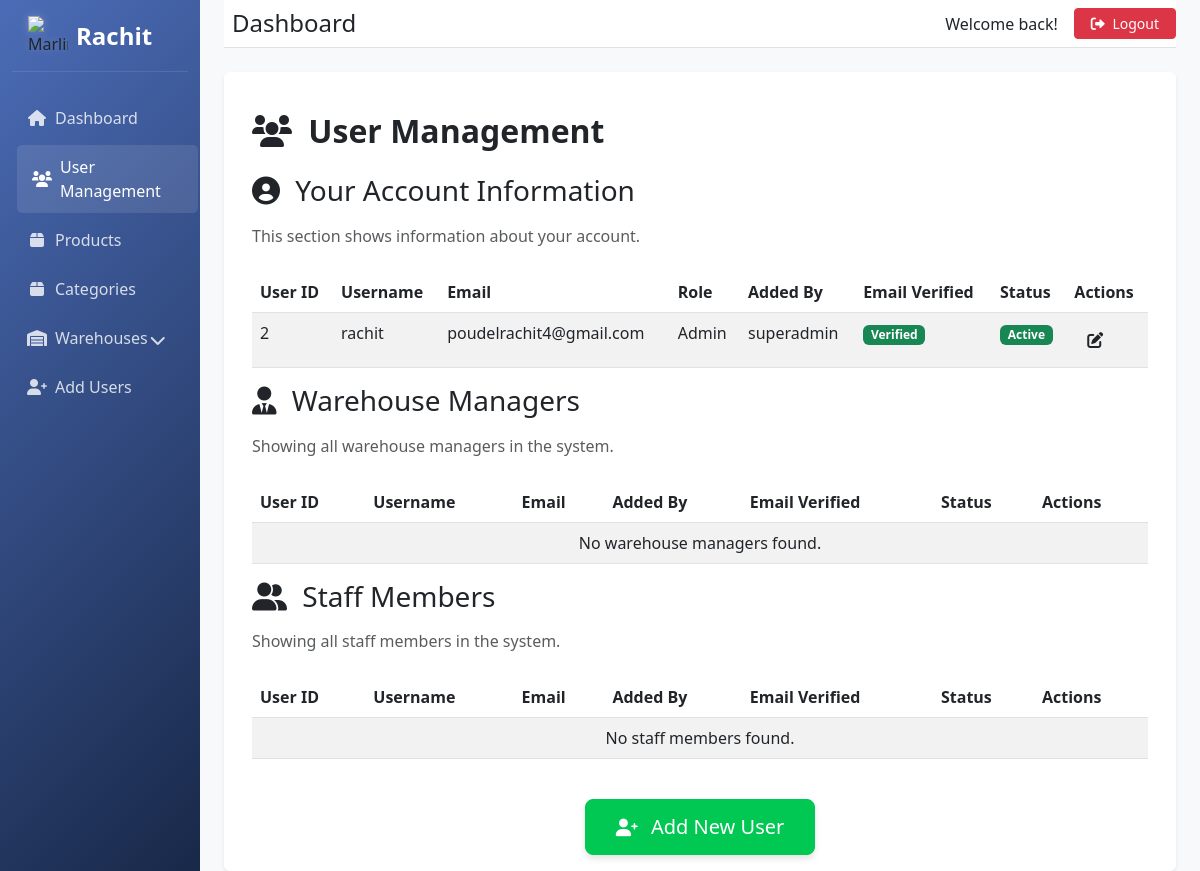
The app's page /user_statistics/ (signed in), older data.
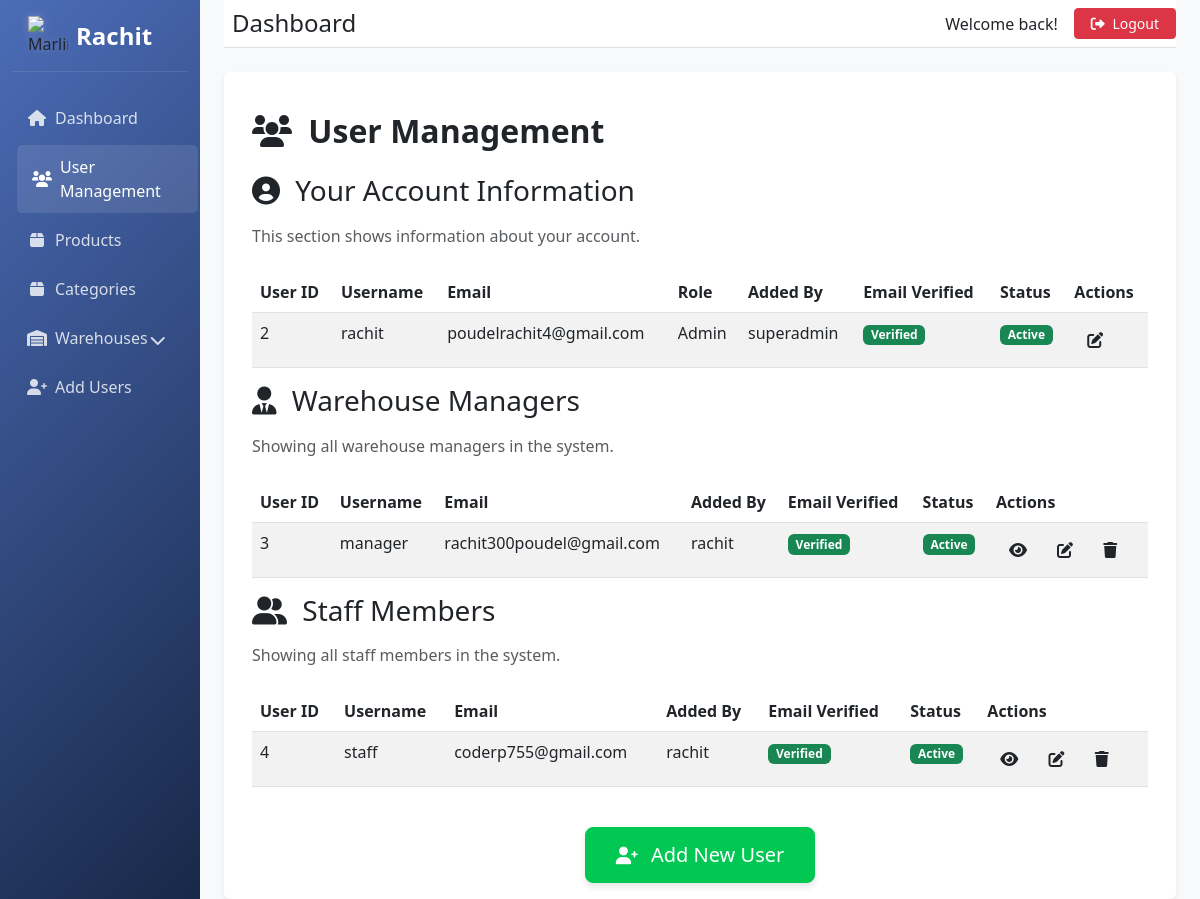
The same page, newer data.
### user/models.py (models this page shows, shortened)
class CustomUser(AbstractUser):
    ROLE_CHOICES = [
        ('super_admin', 'Super Admin'),
        ('admin', 'Admin'),
        ('warehouse_manager', 'Warehouse Manager'),
        ('staff', 'Staff'),
        ('customer', 'Customer'),
    ]
    role = models.CharField(max_length=20, choices=ROLE_CHOICES, default='customer')
    email = models.EmailField(unique=True, blank=False, null=False)
    is_email_verified = models.BooleanField(default=False)
    verification_token = models.CharField(max_length=100, blank=True, null=True)
    warehouse = models.ForeignKey(Warehouse, on_delete=models.SET_NULL, null=True, blank=True, related_name='employees')
    is_approved = models.BooleanField(default=False)
    is_verified = models.BooleanField(default=False)
    is_staff = models.BooleanField(default=False)
    created_by = models.ForeignKey('self', on_delete=models.SET_NULL, null=True, blank=True, related_name='created_users')
    reset_password_token = models.CharField(max_length=32, null=True, blank=True)
    reset_password_expires = models.DateTimeField(null=True, blank=True)

### user/views.py (the view)
# urls.py: path('user_statistics/', views.user_statistics, name='user_statistics'),  # User statistics (Admin)
@login_required
def user_statistics(request):
    if request.user.role != 'admin':
        return HttpResponseForbidden("You are not authorized to view this page")
    users = CustomUser.objects.select_related('created_by').all().order_by('role')
    users_created_by_me = CustomUser.objects.filter(created_by=request.user).select_related('created_by')
    warehouse_managers = CustomUser.objects.filter(role='warehouse_manager').select_related('created_by')
    staff_members = CustomUser.objects.filter(role='staff').select_related('created_by')
    context = {
        'users': users,
        'users_created_by_me': users_created_by_me,
        'warehouse_managers': warehouse_managers,
        'staff_members': staff_members,
    }
    return render(request, 'user_statistics.html', context)

### templates/user_statistics.html (shortened to what the changed rows need)
{% extends 'base_dashboard.html' %}
{% block content %}
<div class="container mt-4">
    <h2 class="mb-4 text-purple fw-bold"><i class="fas fa-users me-2"></i> User Management</h2>
    <div class="section-card">
        <div class="table-responsive">
            <table class="table table-striped">
                <thead>
                    <tr>
                        <th>User ID</th>
                        <th>Username</th>
                        <th>Email</th>
                        <th>Role</th>
                        <th>Added By</th>
                        <th>Email Verified</th>
                        <th>Status</th>
                        <th>Actions</th>
                    </tr>
                </thead>
            </table>
        </div>
    </div>
    <div class="section-card">
        <div class="table-responsive">
            <table class="table table-striped">
                <thead>
                    <tr>
                        <th>User ID</th>
                        <th>Username</th>
                        <th>Email</th>
                        <th>Added By</th>
                        <th>Email Verified</th>
                        <th>Status</th>
                        <th>Actions</th>
                    </tr>
                </thead>
                <tbody>
                    {% for manager in warehouse_managers %}
                    <tr>
                        <td>{{ manager.id }}</td>
                        <td>{{ manager.username }}</td>
                        <td>{{ manager.email }}</td>
                        <td>
                            {% if manager.created_by %}
                                {{ manager.created_by.username }}
                            {% else %}
                                -
                            {% endif %}
                        </td>
                        <td>
                            {% if manager.is_email_verified %}
                                <span class="badge bg-success">Verified</span>
                            {% else %}
                                <span class="badge bg-warning">Not Verified</span>
                            {% endif %}
                        </td>
                        <td>
                            {% if manager.is_active %}
                                <span class="badge bg-success">Active</span>
                            {% else %}
                                <span class="badge bg-danger">Inactive</span>
                            {% endif %}
                        </td>
                        <td>
                            <a href="#" class="btn btn-action btn-view">
                                <i class="fas fa-eye"></i>
                            </a>
                            <a href="#" class="btn btn-action btn-edit">
                                <i class="fas fa-edit"></i>
                            </a>
                            <a href="#" class="btn btn-action btn-delete">
                                <i class="fas fa-trash"></i>
                            </a>
                        </td>
                    </tr>
                    {% empty %}
                    <tr>
                        <td colspan="7" class="text-center">No warehouse managers found.</td>
                    </tr>
                    {% endfor %}
                </tbody>
            </table>
        </div>
    </div>
    <div class="section-card">
        <div class="table-responsive">
            <table class="table table-striped">
                <thead>
                    <tr>
                        <th>User ID</th>
                        <th>Username</th>
                        <th>Email</th>
                        <th>Added By</th>
                        <th>Email Verified</th>
                        <th>Status</th>
                        <th>Actions</th>
                    </tr>
                </thead>
                <tbody>
                    {% for staff in staff_members %}
                    <tr>
                        <td>{{ staff.id }}</td>
                        <td>{{ staff.username }}</td>
                        <td>{{ staff.email }}</td>
                        <td>
                            {% if staff.created_by %}
                                {{ staff.created_by.username }}
                            {% else %}
                                -
                            {% endif %}
                        </td>
                        <td>
                            {% if staff.is_email_verified %}
                                <span class="badge bg-success">Verified</span>
                            {% else %}
                                <span class="badge bg-warning">Not Verified</span>
                            {% endif %}
                        </td>
                        <td>
                            {% if staff.is_active %}
                                <span class="badge bg-success">Active</span>
                            {% else %}
                                <span class="badge bg-danger">Inactive</span>
                            {% endif %}
                        </td>
                        <td>
                            <a href="#" class="btn btn-action btn-view">
                                <i class="fas fa-eye"></i>
                            </a>
                            <a href="#" class="btn btn-action btn-edit">
                                <i class="fas fa-edit"></i>
                            </a>
                            <a href="#" class="btn btn-action btn-delete">
                                <i class="fas fa-trash"></i>
                            </a>
                        </td>
                    </tr>
                    {% empty %}
                    <tr>
                        <td colspan="7" class="text-center">No staff members found.</td>
                    </tr>
                    {% endfor %}
                </tbody>
            </table>
        </div>
    </div>
</div>
{% endblock %}

Row changes from the older to the newer data that the page shows:
added CustomUser: id "3", username "manager", email "rachit300poudel@gmail.com", created_by.username "rachit", is_email_verified "Verified", is_active "Active", shown under "Warehouse Managers"
added CustomUser: id "4", username "staff", email "coderp755@gmail.com", created_by.username "rachit", is_email_verified "Verified", is_active "Active", shown under "Staff Members"
Text that changed along with them:
text no longer shown: "No warehouse managers found. No staff members found."
